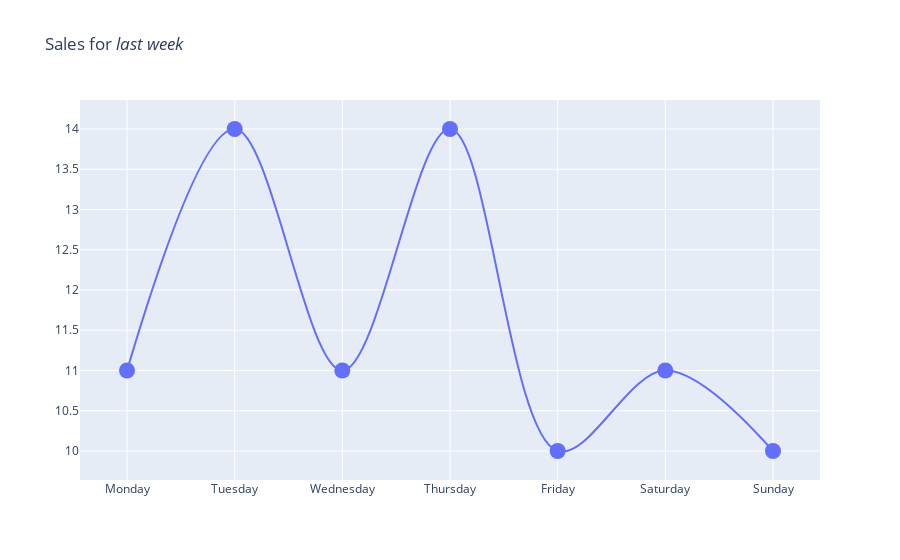

Notebook code cell kept with this figure:
### Markdown cell above
### Spline

### Code cell
trace = go.Scatter(x = days,
                   y = sales,
                  mode = "lines+markers",
                  marker = dict(size = 16),
                  line = dict(shape = "spline"))

data = [trace]

layout = {"title":"Sales for <i>last week</i>", "xaxis":{"zeroline":False}}

# iplot({"data":data}) # old way of doing things in Jupyter Notebook!
pio.show({"data": data, 'layout':layout})

### Figure 1 — Plotly figure (JSON) as saved in the notebook; plotly's stock layout.template omitted (floating-point values rounded to 4 significant figures)
{"data": [{"line": {"shape": "spline"}, "marker": {"size": 16}, "mode": "lines+markers", "type": "scatter", "x": ["Monday", "Tuesday", "Wednesday", "Thursday", "Friday", "Saturday", "Sunday"], "y": [11, 14, 11, 14, 10, 11, 10]}], "layout": {"autosize": true, "title": {"text": "Sales for <i>last week</i>"}, "xaxis": {"autorange": true, "range": [-0.3878, 6.388], "type": "category", "zeroline": false}, "yaxis": {"autorange": true, "range": [9.578, 14.42], "type": "linear"}}}
